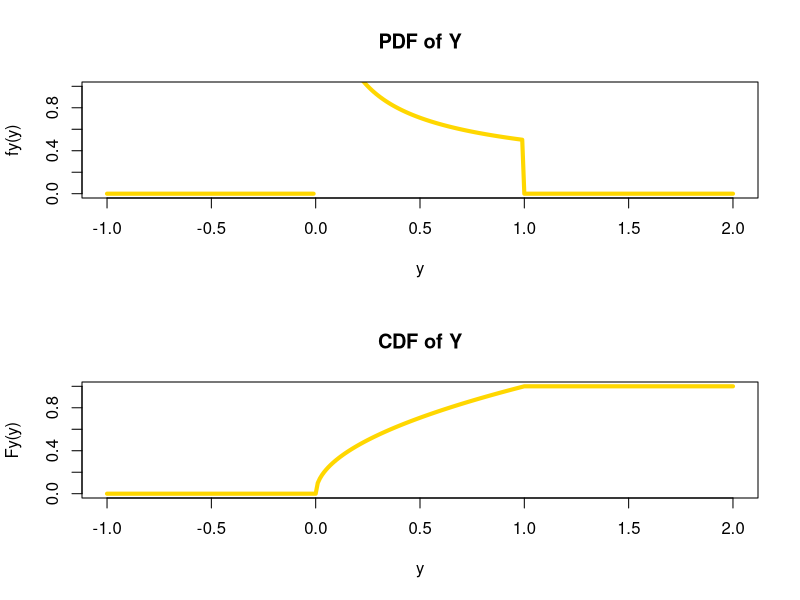
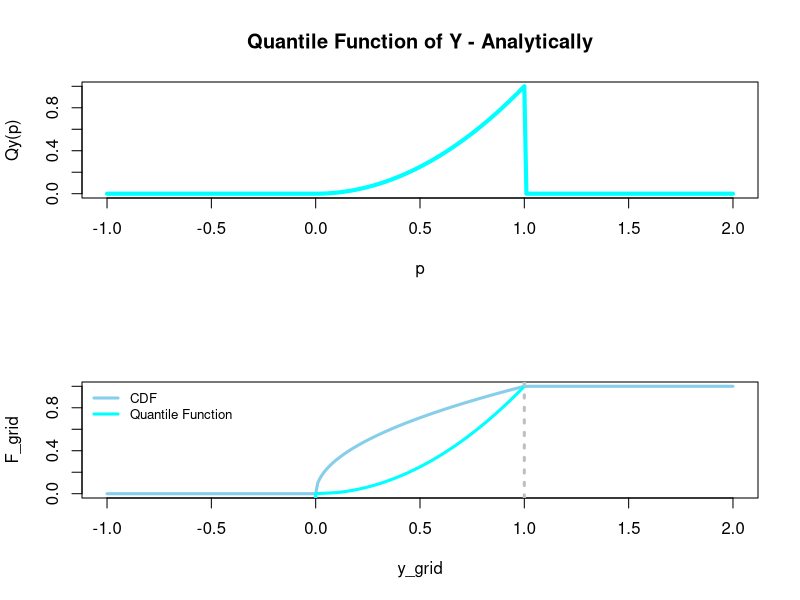
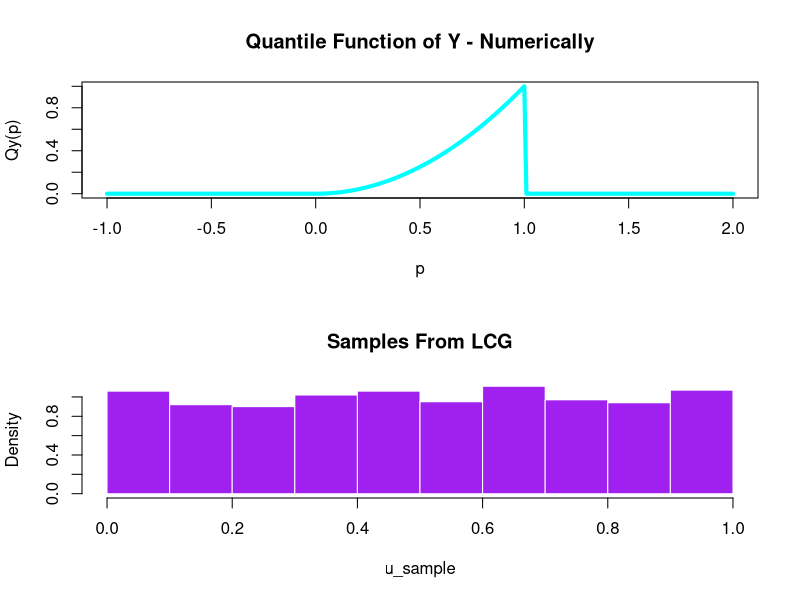
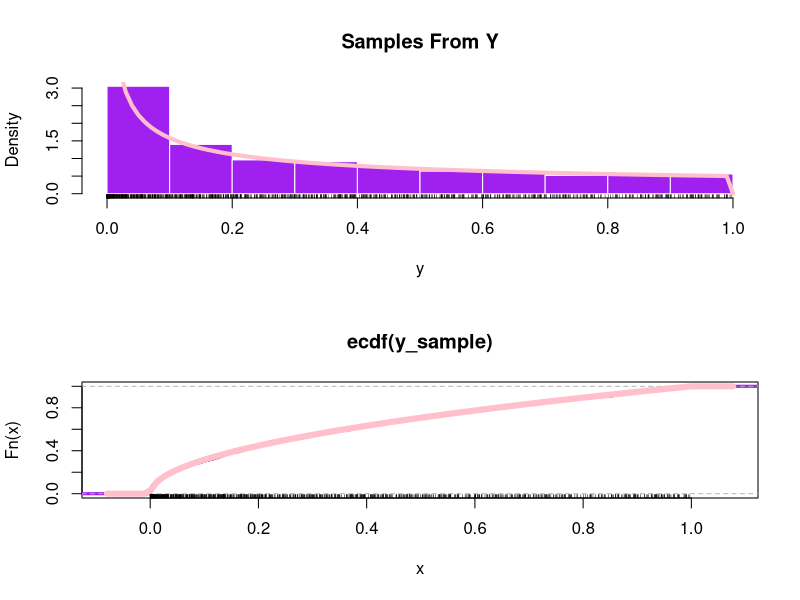
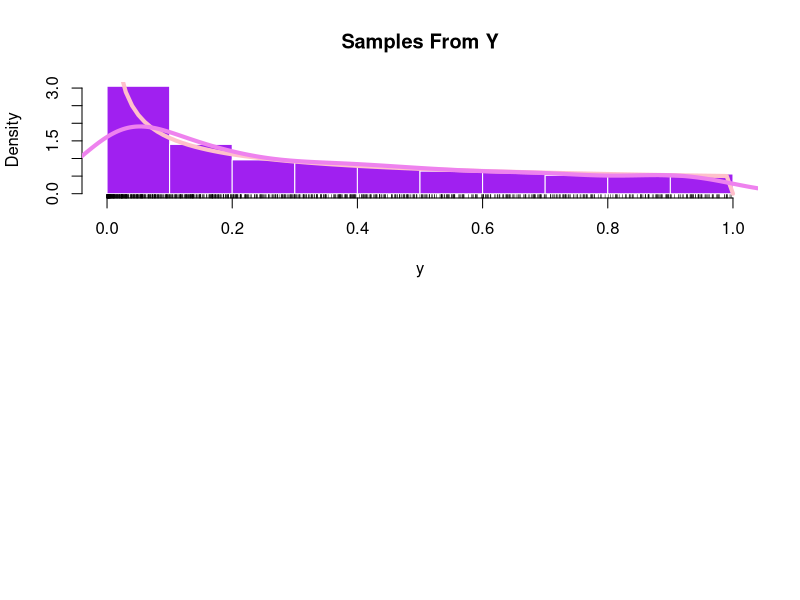

Recreate these plots in R, in order.
# Lab Session 04 - Exercises on Transformations ---------------------------

# Choose plotting layout.
par(mfrow = c(1, 1)) # For single plots.
par(mfrow = c(2, 1)) # For side-by-side plots.

# Exercise 1 --------------------------------------------------------------

# Given X ~ Unif(-1,1), plot the CDF and PDF of Y = X^2.

# Evaluate `sqrt(abs(y))` to avoid having `sqrt(y) = NaN` whenever y < 0.
# Alternatively, it is possible to use `if` or `ifelse` instead.
Fy <- function(y) (sqrt(abs(y))) * (y > 0) * (y <= 1) + (y > 1)
fy <- function(y) (1 / (2 * sqrt(abs(y)))) * (y > 0) * (y < 1)

curve(fy(x), from = -1, to = 2, lwd = 4, col = "gold",
      main = "PDF of Y", xlab = "y", ylab = "fy(y)",
      n = 301, ylim = c(0.0, 1.0))

curve(Fy(x), from = -1, to = 2, lwd = 4, col = "gold",
      main = "CDF of Y", xlab = "y", ylab = "Fy(y)",
      n = 301, ylim = c(0.0, 1.0))

# Exercise 2 --------------------------------------------------------------

# Get analytically the quantile function of Y and plot it.

# Assuming Fy(y) is invertible, it is sufficient to let Qy(p) = Fy^{-1}(p).
Qy_analytically <- function(p) (p^2) * (p >= 0) * (p <= 1)

curve(Qy_analytically(x), from = -1, to = 2, lwd = 4, col = "cyan",
      main = "Quantile Function of Y - Analytically", xlab = "p", ylab = "Qy(p)",
      n = 301, ylim = c(0.0, 1.0))

# It is possible compare the CDF with its quantile function with a manuel plot.
y_grid <- seq(from = -1, to = 2, length.out = 301)
F_grid <- Fy(y_grid)
plot(y_grid, F_grid, type = "l", lwd = 3, col = "skyblue") # Plot Fy(y).
lines(F_grid, y_grid, type = "l", lwd = 3, col = "cyan") # Add Qy(p).
abline(v = 1, col = gray(.75), lty = 3, lwd = 3)
legend("topleft",
       c("CDF", "Quantile Function"),
       lwd = 3, col = c("skyblue", "cyan"), bty = "n", cex = .8)

# Exercise 3 --------------------------------------------------------------

# Get numerically the quantile function of Y and plot it.

# If Fy(y) is known, it is possible to use the `uniroot` command to plot the
# root of Fy(yp) - p = 0.
equation <- function(yp, p) (Fy(yp) - p)
Qy_numerically <- function(p){
  # Input check: If p < 0 or p > 1, return 0.
  if ((p < 0) || (p > 1)){
    root <- 0
  } else{
    root <- uniroot(equation, c(0, 1), p = p)$root
  }
  return(root)
}

# Safe version that returns NA in case the `uniroot` function fails.
Qy_numerically_safe <- function(p){
  # Input check: If p < 0 or p > 1, return 0.
  if ((p < 0) || (p > 1)){
    root <- 0
  } else{
    root <- tryCatch(uniroot(equation, c(0, 1), p = p)$root,
                     error = function(e) NA)
  }
  return(root)
}

# To avoid errors during plotting, it is necessary to vectorize the function with
# respect to the parameter p in order to properly use the input check.
Qy_numerically_v <- Vectorize(Qy_numerically, "p")

curve(Qy_numerically_v(x), from = -1, to = 2, lwd = 4, col = "cyan",
      main = "Quantile Function of Y - Numerically", xlab = "p", ylab = "Qy(p)",
      n = 301, ylim = c(0.0, 1.0))

# If Fy(y) is not known, it is necessary to recover it using the `integrate`
# command before using the `uniroot` command to find the quantile.

# Exercise 4 --------------------------------------------------------------

# Use the quantile transform method to simulate 1000 samples from Fy.
# Check if it is a good sample with basic visualization tools.

# For simplicity, construct the sample using a linear congruential generator.
lcg <- function(u0, n=1000, a=69069069, b=12345, M=2^32){
  x_out <- rep(NA, n)
  x_out[1] <- u0
  
  for (i in 2:n) {
    x_out[i] <- (a + (b * x_out[i - 1])) %% M
  }
  
  return(x_out / (M + 1))
}

# Create the sample using the linear congruential generator.
u_sample <- lcg(253, n=1000)
hist(u_sample, prob = T, col = "purple", border = "white",
     main = "Samples From LCG")

# Simulate a sample from Fy via quantile transform and compare its distribution
# with fy(y).
y_sample <- Qy_analytically(u_sample)
hist(y_sample, prob = T, col = "purple", border = "white",
     main = "Samples From Y", xlab = "y")
rug(y_sample)
curve(fy(x), lwd = 4, col = "pink", add = T)

# Alternatively, it is possible to evaluate the quality of the sample distribution
# using its empirical cumulative distribution function.
plot(ecdf(y_sample), lwd = 3, col = "purple")
rug(y_sample)
curve(Fy(x), lwd = 6, col = "pink", add = T)

# Defining the Empirical CDF and Histograms -------------------------------

# From a broader perspective, given a random sample Dn = {D1, ..., Dn} ~ Fx i.i.d.,
# the empirical cumulative distribution function Fn is the cumulative distribution
# of the discrete distribution that places mass 1/n for each data point.
# This means that Fn = (sum of 1(xi <= x)) / n.

# Similarly, on a support Sx that is divided into bins B1, ..., Bn, each of size
# h, the histogram of the distribution can be defined as follows:
# f = (proportion in bin) / (value of bin) = ((sum of 1(x belongs to Bj)) / n) / h
# Furthermore, this definition can be generalized for multi-dimensional supports
# to create multivariate histograms.
# On d dimensions, f = ((sum of 1(x belongs to Bj)) / n) / (h^d).

# It should be noticed that, for this type of tasks, it is necessary to assume
# that the ground-truth distribution is described by a function that is
# homogeneously smooth in its support, meaning that information will be naturally
# spread across fixed-size bins.

# Kernel Density Estimation -----------------------------------------------

# One of the issues of learning a probability density function using a histogram
# lies in the fact that a step function would be used to approximate a smooth
# function.
# For this reason, it can be more convenient to perform kernel density estimation,
# which consists of applying a smoothing kernel to a discrete probability mass
# and evaluating the density as the sum of the spread-out masses, resulting in
# f = ((sum of k(x - xi) / h) / h) / n, where h is the bandwidth of the kernel.

y_sample <- Qy_analytically(u_sample)
hist(y_sample, prob = T, col = "purple", border = "white",
     main = "Samples From Y", xlab = "y")
rug(y_sample)
curve(fy(x), lwd = 4, col = "pink", add = T)
lines(density(y_sample), lwd = 4, col = "violet", add = T)

# For this method, the issues lies in the fact that the kernel might spread some
# masss outside the support of the distribution.
